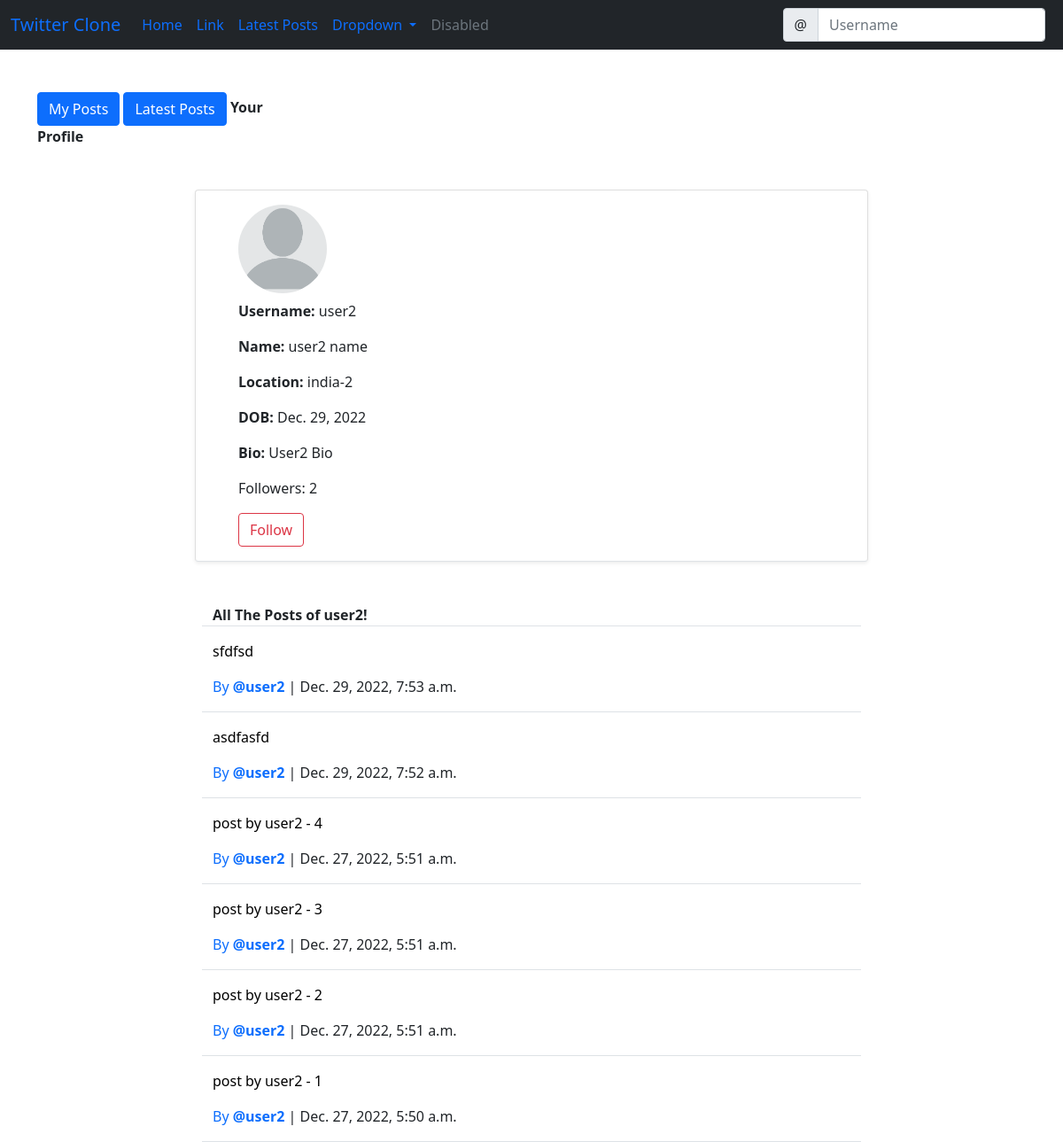
/profile/3, run on an earlier commit of the app's database.
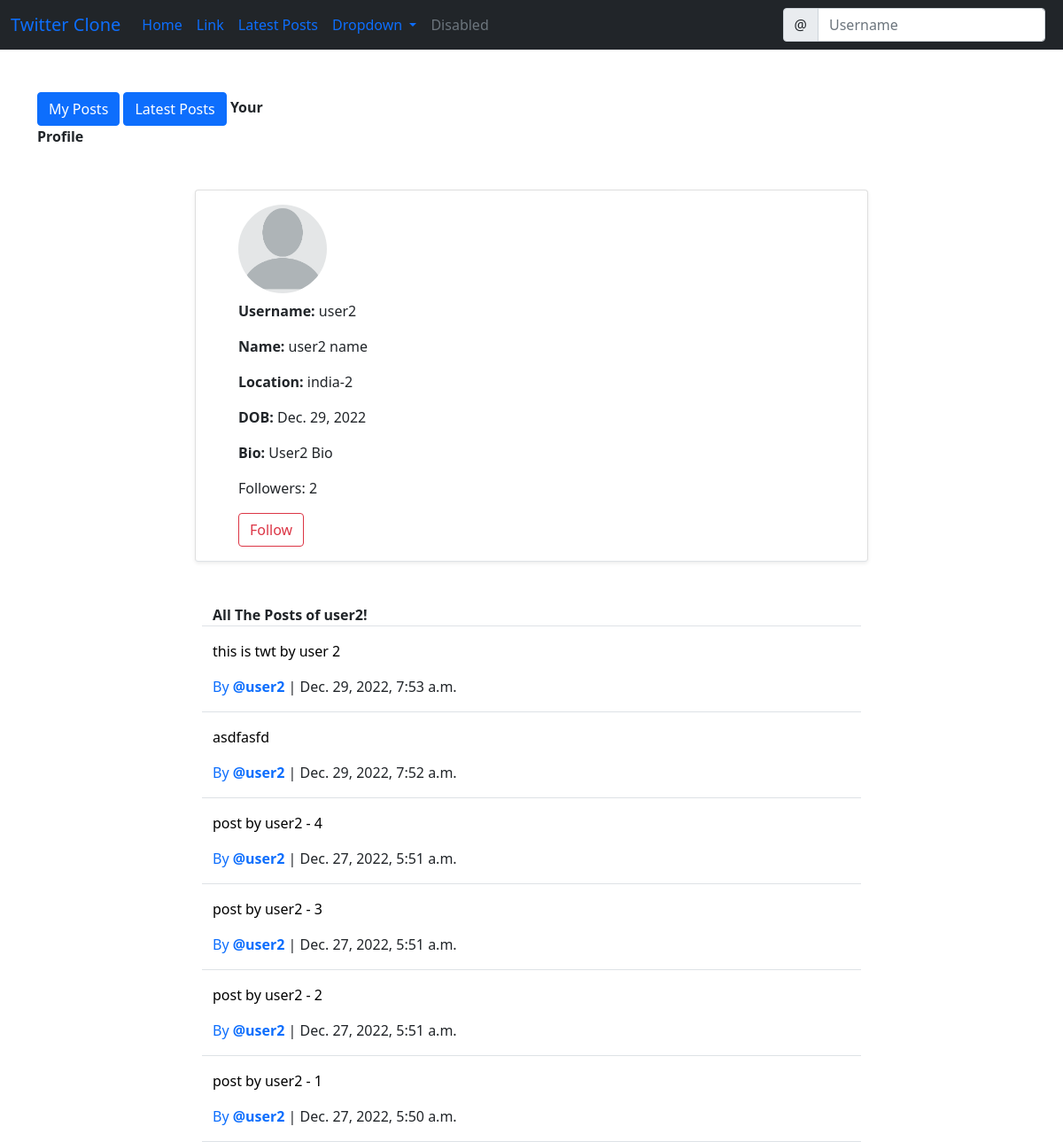
And on a later commit of the database.
### social/models.py (models this page shows)
class Post(models.Model):
    body = models.TextField()
    created_on = models.DateTimeField(default=timezone.now)
    author = models.ForeignKey(User, on_delete=models.CASCADE)
    likes = models.ManyToManyField(User, blank=True, related_name="likes")
    dislikes = models.ManyToManyField(User, blank=True, related_name="dislikes")
    @staticmethod
    def get_post_data(filter_type, filter_by=None):
        if filter_type == "filter":
            return Post.objects.filter(author=filter_by).order_by('-created_on') #ordered by latest date
        elif filter_type == "get":
            return Post.objects.get(id=filter_by)
        elif filter_type == "all":
            return Post.objects.all().order_by('-created_on')
        else:
            raise Exception("not valid input")

### social/views.py (the view)
# urls.py: path('profile/<int:pk>', ProfileView.as_view(), name='profile'),
class ProfileView(View):
    def get(self, request, pk, *args, **kwargs):
        profile = UserProfile.objects.get(pk=pk) # If primary key matches then store the object into profile
        user = profile.user
        followers = profile.followers.all()
        number_of_followers = len(followers)
        if number_of_followers == 0:
            is_following = False
        else:
            for follower in followers:
                if follower == request.user:
                    is_following = True
                    break
                else:
                    is_following = False
        try:
            posts = Post.get_post_data("filter", profile.user)
        except:
            post = None
            return render(request, "social/error_page.html")
        context = {
            'profile': profile,
            'user': user,
            'posts': posts,
            'number_of_followers': number_of_followers,
            'is_following': is_following
        }
        return render(request, 'social/profile.html', context)

### templates/social/profile.html (shortened to what this page needs)
{% extends 'base.html' %}
{% block content %}
<div class="container">
    <div class="row mt-5">
        <div class="col-md-3 col-sm-6">
            <a href="{% url 'my-post-list' %}" class="btn btn-primary">My Posts</a>
            <a href="{% url 'latest-post-list' %}" class="btn btn-primary">Latest Posts</a>
           <strong>Your Profile</strong>
        </div>
    </div>
    <div class="row justify-content-center mt-5">
        <div class="card shadow-sm col-md-8 col-sm-12 border-bottom px-5 pt-3 pb-3">
            <img src="{{ profile.picture.url }}" alt="" class="rounded-circle" width="100", height="100" />
            {% if profile.user %}
            <p class="mt-2"><strong>Username: </strong> {{ profile.user }}</p>
            {% endif %}
            {% if profile.name %}
            <p class=""><strong>Name: </strong> {{ profile.name }}</p>
            {% else %}
            <p class=""><strong>Name: </strong></p>
            {% endif %}
            {% if profile.location %}
            <p class=""><strong>Location: </strong> {{ profile.location }}</p>
            {% else %}
            <p class=""><strong>Location: </strong></p>
            {% endif %}
            {% if profile.birth_date %}
            <p class=""><strong>DOB: </strong> {{ profile.birth_date }}</p>
            {% else %}
            <p class=""><strong>DOB: </strong></p>
            {% endif %}
            {% if profile.bio %}
            <p class=""><strong>Bio: </strong> {{ profile.bio }}</p>
            {% else %}
            <p class=""><strong>Bio: </strong></p>
            {% endif %}
            <div class="">
                <p>Followers: {{ number_of_followers }}</p>
                {% if user == request.user %}
                {% else %}
                    {% if is_following %}
                        <form action="{% url 'remove-follower' profile.pk %}" method="post">
                            {% csrf_token %}
                            <button class="btn btn-outline-danger">Unfollow</button>
                        </form>
                    {% else %}
                        <form action="{% url 'add-follower' profile.pk %}" method="post">
                            <button class="btn btn-outline-danger">Follow</button>
                        </form>
                    {% endif %}
                {% endif %}
            </div>
        </div>
    </div>
    <div class="container">
        <div class="row justify-content-center mt-5">
            <div class="col-md-8 col-sm-12 border-bottom">
             <strong>All The Posts of {{profile.user}}!</strong>
            </div>
    </div>
    {% for post in posts %}
    <div class="row justify-content-center mt-3">
        <div class="col-md-8 col-sm-12 border-bottom">
            <a href="{% url 'post-detail' post.id %}" style="color: black; text-decoration: none;">
                <p>{{ post.body }}</p>
                <p>
                    <a href="{% url 'profile' post.author.profile.pk %}" class="text-primary" style="text-decoration: none;">
                        By <strong>@{{ post.author }}</strong>
                    </a>
                    | {{ post.created_on }}
                </p>
            </a>
        </div>
    </div>
    {% endfor %}
</div>
{% endblock content %}

What changed in the data, as far as the page shows it:
changed Post: body "sfdfsd" → "this is twt by user 2"
